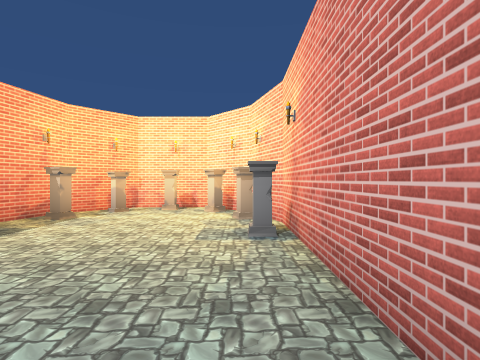
view 1 (above)

18 first-person views from a walk through a scene from a Unity 3-D project. The camera is 1.5 m above the floor, looks level and sees 80° across. The floor is counted in squares, 2 m on a side. Each view is taken from the middle of a square. On the plan, view 1 faces up. The plan holds only what a view shows up to about 10 squares ahead; the rest is blank. The place goes on beyond the plan. The player is left out. Some surface patterns are stand-ins.

view 2
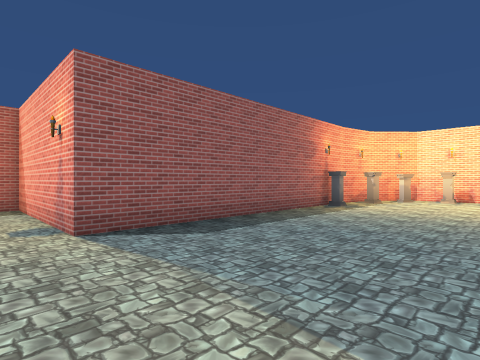

view 3
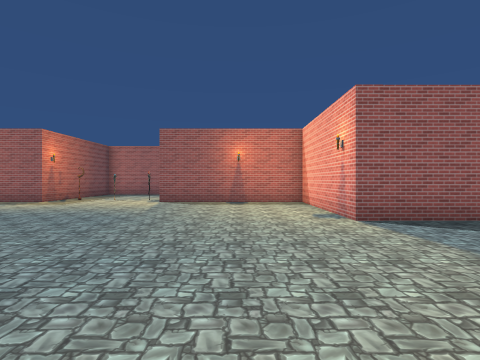

view 4
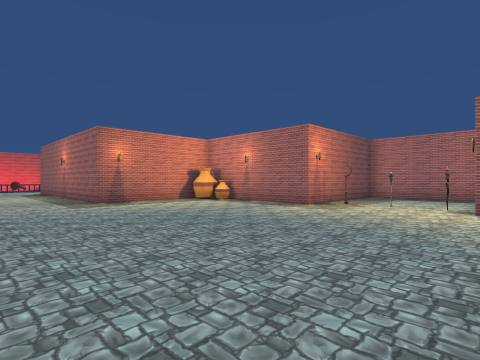

view 5
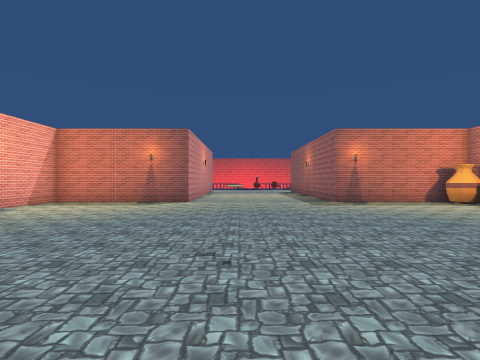

view 6
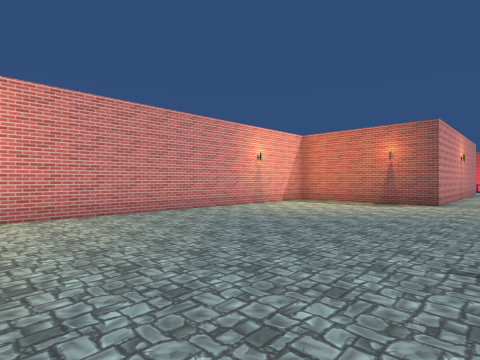

view 7
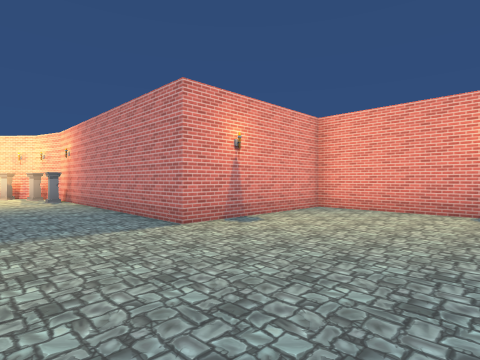

view 8
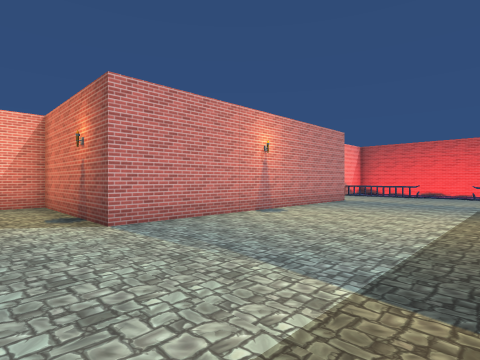

view 9
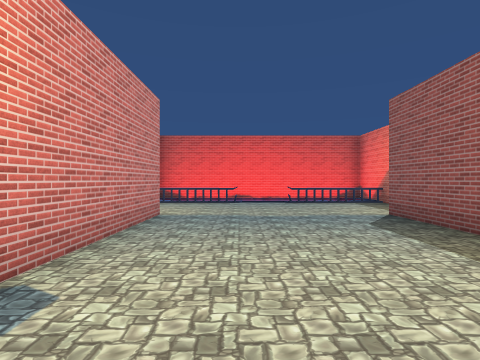

view 10
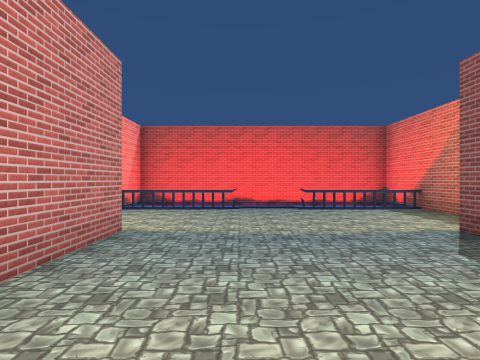

view 11
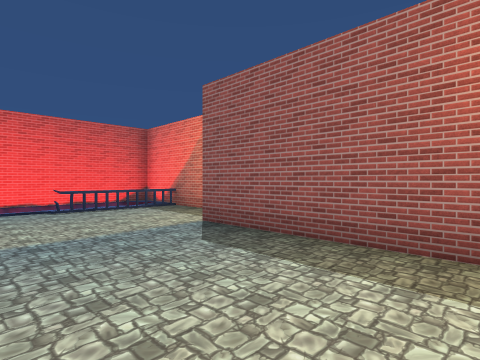

view 12
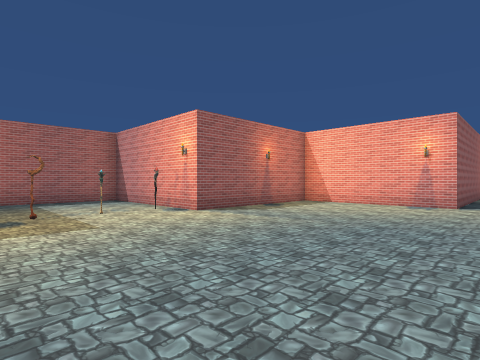

view 13
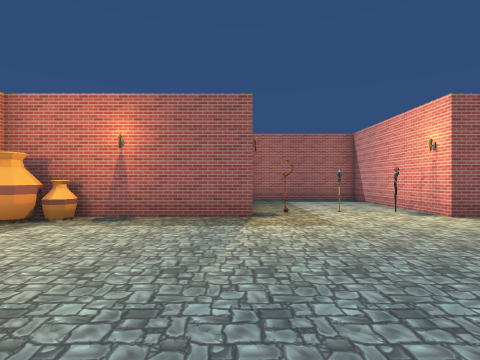

view 14
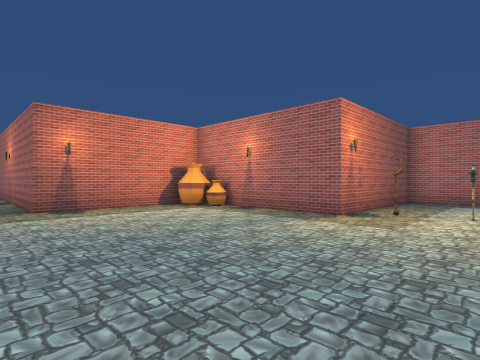

view 15
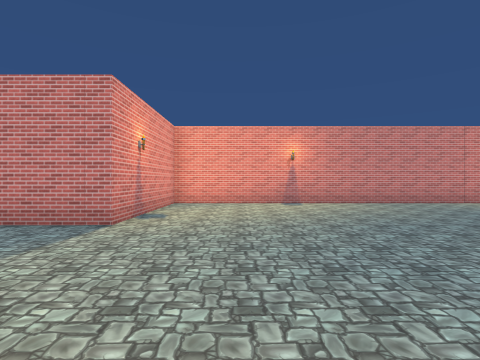

view 16
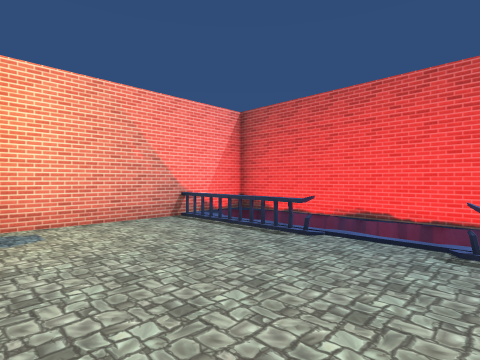

view 17
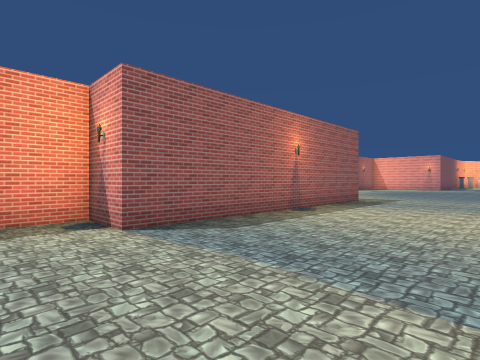

view 18
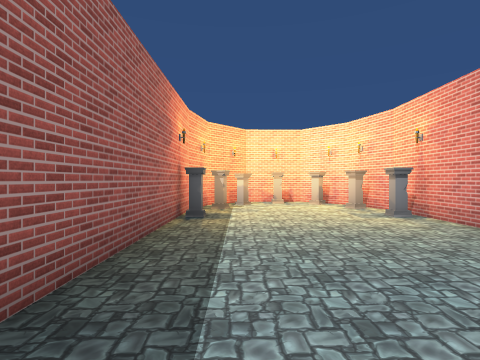

### Floor plan
Points are (right, up) in squares from view 1. A wall is a line through its corners. A room is listed if a view was taken in it or the views show most of it. See-through windows are left out.
Room 1 (views 1, 2, 3, 4, 5, 6, 7, 8, 9, 10, 11, 12, 13, 14, 15, 16, 17, 18)
walls: (-8.2, -16.7) (-4.3, -16.7) (-4.3, -25.2) (-5.7, -25.2) (-5.7, -30.2) (2.2, -30.2) (2.2, -25.4); (-13.7, -8.1) (-13.7, -11.7) (-8.8, -11.7) (-8.8, -16.4); (0.7, -25.3) (0.7, -16.7) (5.2, -16.7) (5.2, -2.9) (0.7, -2.9) (0.7, 5); (0.8, 4.9) (0.3, 6.7) (-0.9, 7.9) (-2.8, 7.9) (-3.9, 6.6) (-4.3, 5.1) (-4.3, -2.9) (-8.8, -2.9) (-8.8, -7.7) (-13, -7.7)
objects: other object (-8, -16); other object (-5, -29); other object (-4, -29); other object (-4, 4); other object (-4, 6); other object (-3, -29); other object (-3, 7); other object (-2, 7); other object (-1, -10); other object (-1, 7); other object (0, -29); other object (0, 4); other object (0, 6); other object (1, -29); other object (2, -28)

Positions as (right, up) in squares from view 1, and headings:
1: (0, 0), facing up
2: (0, -4), facing up-left
3: (1, -5), facing left
4: (-1, -7), facing down-left
5: (-1, -7), facing down
6: (-1, -7), facing down-right
7: (-2, -7), facing up-right
8: (-4, -15), facing down-right
9: (-1, -19), facing down
10: (-1, -21), facing down
11: (-1, -21), facing down-left
12: (-3, -12), facing up-left
13: (-3, -12), facing left
14: (-3, -9), facing down-left
15: (-4, -5), facing right
16: (-3, -25), facing down-right
17: (0, -27), facing up-left
18: (-3, -2), facing up
